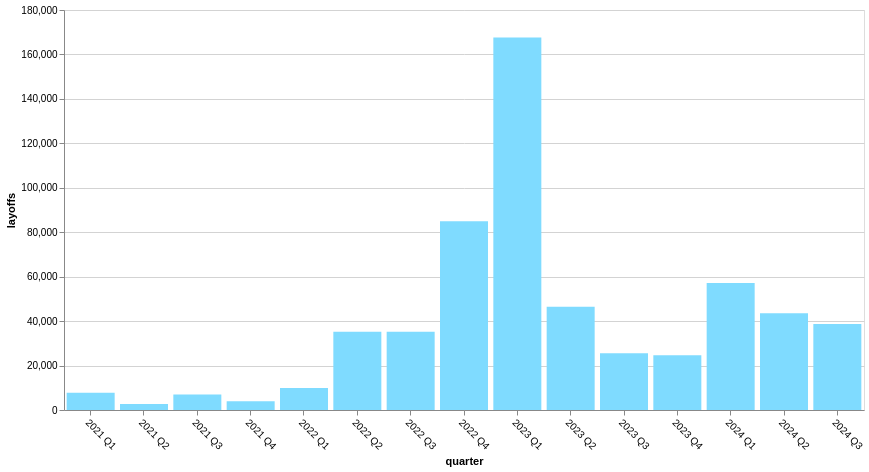

Source (Vega-Lite JSON):
### Vega-Lite specification from a JSON file in a GitHub repository (floating-point values rounded to 4 significant figures)
{"$schema": "https://vega.github.io/schema/vega-lite/v5.json", "description": "A simple bar chart with embedded data.", "data": {"values": [{"quarter": "2021 Q1", "layoffs": 7728}, {"quarter": "2021 Q2", "layoffs": 2695}, {"quarter": "2021 Q3", "layoffs": 7000}, {"quarter": "2021 Q4", "layoffs": 3929}, {"quarter": "2022 Q1", "layoffs": 9909}, {"quarter": "2022 Q2", "layoffs": 35257}, {"quarter": "2022 Q3", "layoffs": 35174}, {"quarter": "2022 Q4", "layoffs": 84894}, {"quarter": "2023 Q1", "layoffs": 167574}, {"quarter": "2023 Q2", "layoffs": 46433}, {"quarter": "2023 Q3", "layoffs": 25575}, {"quarter": "2023 Q4", "layoffs": 24638}, {"quarter": "2024 Q1", "layoffs": 57149}, {"quarter": "2024 Q2", "layoffs": 43517}, {"quarter": "2024 Q3", "layoffs": 38716}]}, "mark": "bar", "encoding": {"x": {"field": "quarter", "type": "nominal", "axis": {"labelAngle": 45}}, "y": {"field": "layoffs", "type": "quantitative"}, "color": {"value": "#7fdbff"}}, "width": 800, "height": 400, "background": "transparent", "config": {"axis": {"labelFont": "sans-serif", "titleFont": "sans-serif", "gridColor": "lightgrey"}}}
